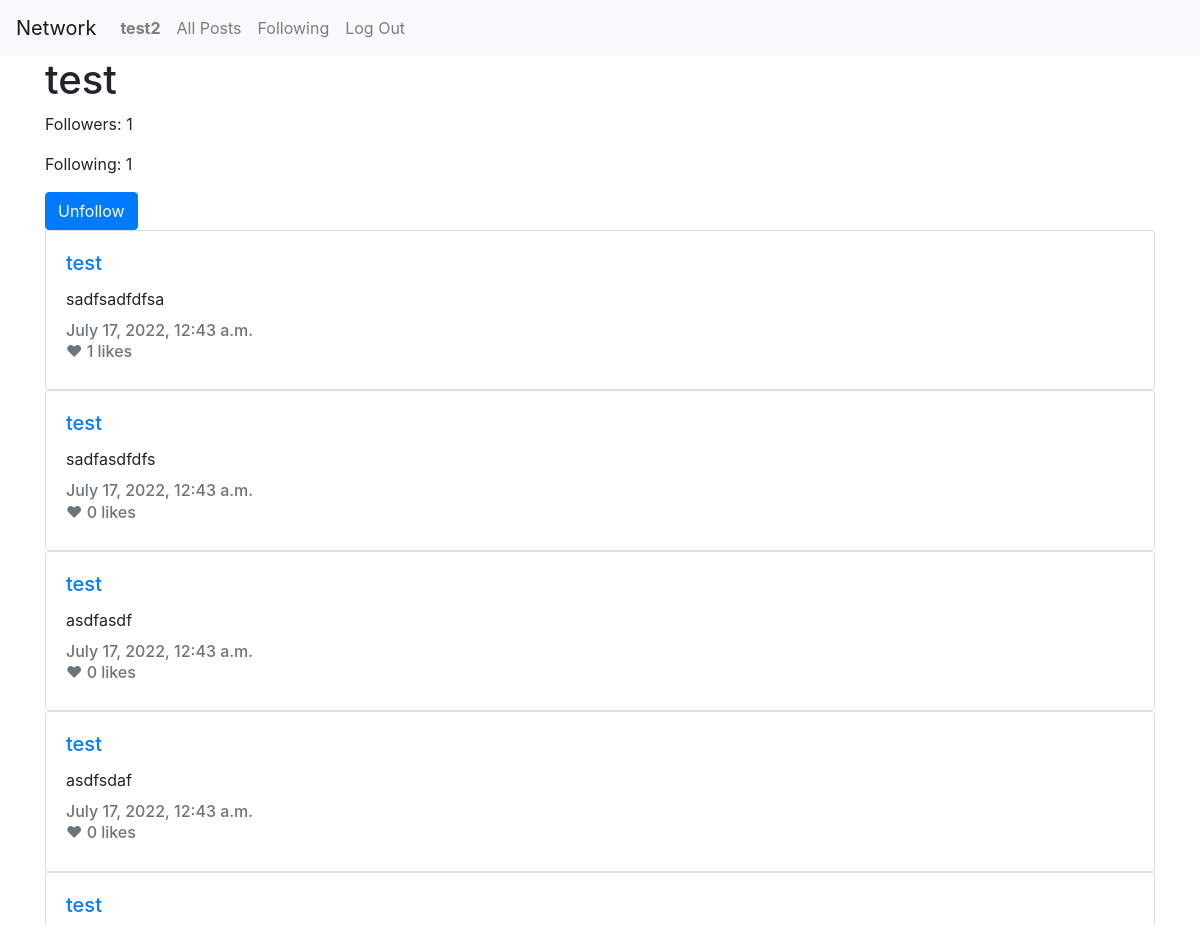
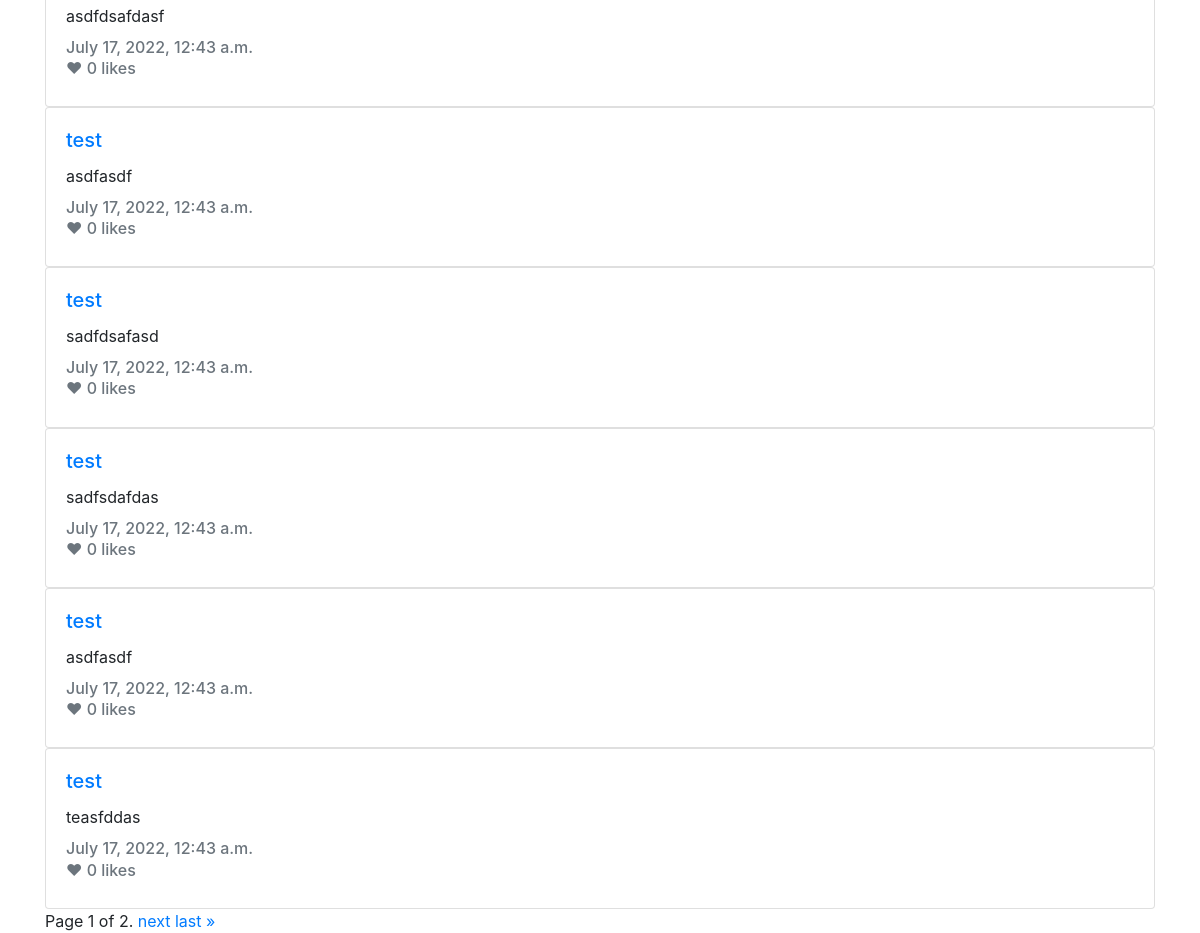
The app's page /u/test (signed in) with its own data (2 pictures, top to bottom).
### network/models.py (models this page shows)
class User(AbstractUser):
    followers = models.ManyToManyField('self', symmetrical=False, blank=True, related_name='user_followers')
    created_at = models.DateTimeField(auto_now_add=True)
    updated_at = models.DateTimeField(auto_now=True)
    def get_followers_count(self):
        return self.followers.count()
    def get_following_count(self):
        return User.objects.filter(followers=self).count()

class Post(models.Model):
    user = models.ForeignKey(User, on_delete=models.CASCADE, related_name="posts")
    text = models.CharField(max_length=280)
    created_at = models.DateTimeField(auto_now_add=True)
    updated_at = models.DateTimeField(auto_now=True)

### network/views.py (the view)
# urls.py: path("u/<str:username>", views.user_profile_view, name="user_profile"),
def user_profile_view(request, username):
    try:
        user_profile = User.objects.get(username=username)
    except User.DoesNotExist:
        user_profile = None
    posts = Post.objects.filter(user=user_profile).order_by("created_at").reverse()
    paginator = Paginator(posts, 10)
    page_number = request.GET.get("page")
    page_obj = paginator.get_page(page_number)
    is_following = False
    if request.user and user_profile and request.user in user_profile.followers.all():
        is_following = True
    return render(request, "network/user.html", {
        "user_profile": user_profile,
        "is_following": is_following,
        "page_obj": page_obj
    })

### network/templates/network/user.html (shortened to what this page needs)
{% extends "network/layout.html" %}
{% block body %}
  <div class="container">
    {% if not user_profile %}
      <p>Can not find that user!</p>
    {% else %}
      <h1>{{ user_profile.username }}</h1>
      <p id="followers-count">Followers: {{ user_profile.get_followers_count }}</p>
      <p>Following: {{ user_profile.get_following_count }}</p>
      {% if user.is_authenticated and user != user_profile %}
        <button
          class="btn btn-primary {% if is_following %}following{% endif %}" id="follow-button"
          data-id="{{ user_profile.pk }}"
        >
          {% if is_following %}
            Unfollow
          {% else %}
            Follow
          {% endif %}
        </button>
      {% endif %}
      {% for post in page_obj %}
        <div class="card" style="width: 100%;">
          <div class="card-body">
            <h5 class="card-title">
              <a href="/u/{{ post.user.username }}">{{ post.user.username }}</a>
            </h5>
            <p class="card-text" id="post-text-{{ post.pk }}">{{ post.text }}</p>
            <h6 class="card-subtitle mb-2 text-muted">{{ post.created_at }}</h6>
            <h6 class="card-subtitle mb-2 text-muted likes-count likes-count-{{ post.id }}" data-id="{{ post.id }}">
              ❤ {{ post.likes.count }} likes</h6>
          </div>
        </div>
      {% endfor %}
      <div class="pagination">
        <span class="step-links">
          <span class="current">
            Page {{ page_obj.number }} of {{ page_obj.paginator.num_pages }}.
          </span>
          {% if page_obj.has_next %}
            <a href="?page={{ page_obj.next_page_number }}">next</a>
            <a href="?page={{ page_obj.paginator.num_pages }}">last &raquo;</a>
          {% endif %}
        </span>
      </div>
    {% endif %}
  </div>
{% endblock %}

### network/templates/network/layout.html (shortened to what this page needs)
{% load static %}
<!DOCTYPE html>
<html lang="en">
  <head>
    <link rel="stylesheet" href="https://stackpath.bootstrapcdn.com/bootstrap/4.4.1/css/bootstrap.min.css"
>
    <link href="{% static 'network/styles.css' %}" rel="stylesheet">
  </head>
  <body>
    <nav class="navbar navbar-expand-lg navbar-light bg-light">
      <a class="navbar-brand" href="#">Network</a>
      <div>
        <ul class="navbar-nav mr-auto">
          {% if user.is_authenticated %}
            <li class="nav-item">
              <a class="nav-link" href="#"><strong>{{ user.username }}</strong></a>
            </li>
          {% endif %}
          <li class="nav-item">
            <a class="nav-link" href="{% url 'index' %}">All Posts</a>
          </li>
          {% if user.is_authenticated %}
            <li class="nav-item">
              <a class="nav-link" href="{% url 'following' %}">Following</a>
            </li>
            <li class="nav-item">
              <a class="nav-link" href="{% url 'logout' %}">Log Out</a>
            </li>
          {% endif %}
        </ul>
      </div>
    </nav>
    <div class="body">
      {% block body %}
      {% endblock %}
    </div>
  </body>
</html>

### records on screen
User: username "test2"
User: username "test", get_followers_count "1", get_following_count "1"
Post: user.username "test", text "sadfsadfdfsa", created_at "July 17, 2022, 12:43 a.m.", likes.count "1"
Post: user.username "test", text "sadfasdfdfs", created_at "July 17, 2022, 12:43 a.m.", likes.count "0"
Post: user.username "test", text "asdfasdf", created_at "July 17, 2022, 12:43 a.m.", likes.count "0"
Post: user.username "test", text "asdfsdaf", created_at "July 17, 2022, 12:43 a.m.", likes.count "0"
Post: user.username "test", text "asdfdsafdasf", created_at "July 17, 2022, 12:43 a.m.", likes.count "0"
Post: user.username "test", text "asdfasdf", created_at "July 17, 2022, 12:43 a.m.", likes.count "0"
Post: user.username "test", text "sadfdsafasd", created_at "July 17, 2022, 12:43 a.m.", likes.count "0"
Post: user.username "test", text "sadfsdafdas", created_at "July 17, 2022, 12:43 a.m.", likes.count "0"
Post: user.username "test", text "asdfasdf", created_at "July 17, 2022, 12:43 a.m.", likes.count "0"
Post: user.username "test", text "teasfddas", created_at "July 17, 2022, 12:43 a.m.", likes.count "0"

### other values on screen
{{ page_obj.number }} "1"
{{ page_obj.paginator.num_pages }} "2"
